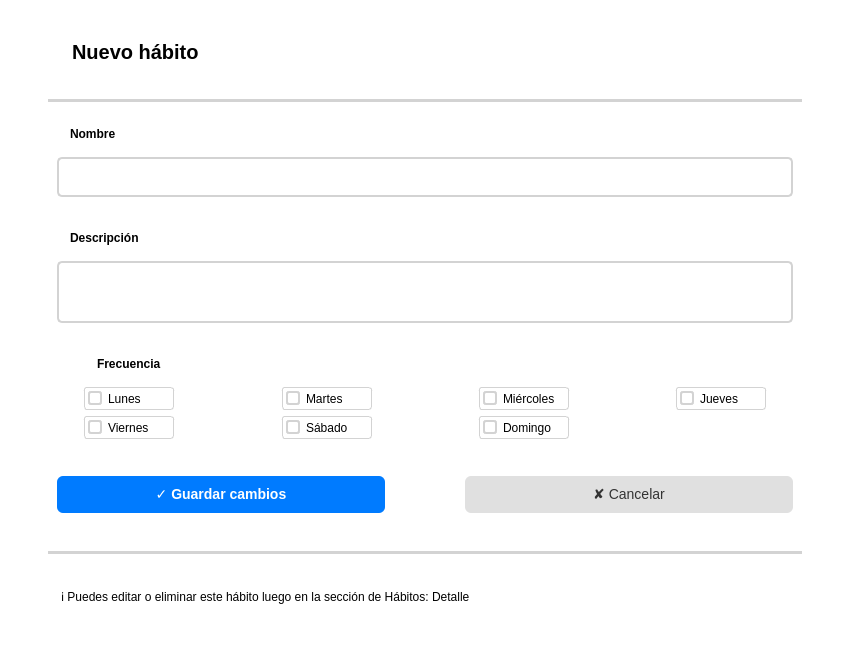
<?xml version="1.0" encoding="UTF-8"?>
<ui version="4.0">
 <class>habits_module</class>
 <widget class="QWidget" name="habits_module">
  <property name="geometry">
   <rect>
    <x>0</x>
    <y>0</y>
    <width>850</width>
    <height>653</height>
   </rect>
  </property>
  <property name="windowTitle">
   <string>Form</string>
  </property>
  <property name="styleSheet">
   <string notr="true">QWidget {
	background-color: white;
    padding: 10px;
	margin: 60px 20px 80px;
	margin: 0px auto;
	border-radius: 10px;
}

QLabel {
  color: black;
}

QCheckBox {
  color: black;
}

QPushButton {
	color: black;
}</string>
  </property>
  <layout class="QVBoxLayout" name="verticalLayout">
   <item>
    <widget class="QWidget" name="habit_title_widget" native="true">
     <layout class="QHBoxLayout" name="horizontalLayout_5">
      <item>
       <widget class="QLabel" name="label_title">
        <property name="styleSheet">
         <string notr="true">QLabel {
	font-weight: bold;
	font-size: 20px;
}
</string>
        </property>
        <property name="text">
         <string>Nuevo hábito</string>
        </property>
       </widget>
      </item>
     </layout>
    </widget>
   </item>
   <item>
    <widget class="Line" name="line_3">
     <property name="styleSheet">
      <string notr="true">background-color: lightgray;</string>
     </property>
     <property name="orientation">
      <enum>Qt::Orientation::Horizontal</enum>
     </property>
    </widget>
   </item>
   <item>
    <widget class="QWidget" name="name_widget" native="true">
     <property name="styleSheet">
      <string notr="true">color: black;</string>
     </property>
     <layout class="QVBoxLayout" name="verticalLayout_9">
      <item>
       <widget class="QLabel" name="label_name_title">
        <property name="styleSheet">
         <string notr="true">QLabel {
  font-weight: bold;
}</string>
        </property>
        <property name="text">
         <string>Nombre</string>
        </property>
       </widget>
      </item>
      <item>
       <widget class="QLineEdit" name="lineEdit_name">
        <property name="styleSheet">
         <string notr="true">QLineEdit {
	border: 2px solid lightgray;
	border-radius: 5px;
}</string>
        </property>
        <property name="text">
         <string/>
        </property>
       </widget>
      </item>
     </layout>
    </widget>
   </item>
   <item>
    <widget class="QWidget" name="desc_widget" native="true">
     <property name="styleSheet">
      <string notr="true">QPlainTextEdit {
	color: black;
}

QWidget {
	max-height: 100px;
}</string>
     </property>
     <layout class="QVBoxLayout" name="verticalLayout_7">
      <item>
       <widget class="QLabel" name="label_desc_title">
        <property name="styleSheet">
         <string notr="true">QLabel {
  font-weight: bold;
}</string>
        </property>
        <property name="text">
         <string>Descripción</string>
        </property>
       </widget>
      </item>
      <item>
       <widget class="QPlainTextEdit" name="plainText_desc">
        <property name="styleSheet">
         <string notr="true">QPlainTextEdit {
	border: 2px solid lightgray;
	border-radius: 5px;
}</string>
        </property>
        <property name="plainText">
         <string/>
        </property>
       </widget>
      </item>
     </layout>
    </widget>
   </item>
   <item>
    <widget class="QWidget" name="frequency_widget" native="true">
     <property name="styleSheet">
      <string notr="true">QCheckBox::indicator {
    border: 2px solid lightgray;
    border-radius: 3px;
}

QCheckBox::indicator:checked {
	background-color: #0056b3;
}

QCheckBox {
    border: 1px solid lightgray;
	border-radius: 3px;
	padding: 3px 0px 3px 3px;
	min-width: 85 px;
	max-width: 85px;
}</string>
     </property>
     <layout class="QGridLayout" name="gridLayout_2">
      <item row="1" column="3">
       <widget class="QCheckBox" name="checkBox_4">
        <property name="text">
         <string>Jueves</string>
        </property>
       </widget>
      </item>
      <item row="2" column="2">
       <widget class="QCheckBox" name="checkBox_7">
        <property name="text">
         <string>Domingo</string>
        </property>
       </widget>
      </item>
      <item row="0" column="0">
       <widget class="QLabel" name="label_freq_title">
        <property name="styleSheet">
         <string notr="true">QLabel {
  font-weight: bold;
}</string>
        </property>
        <property name="text">
         <string>Frecuencia</string>
        </property>
       </widget>
      </item>
      <item row="1" column="2">
       <widget class="QCheckBox" name="checkBox_3">
        <property name="text">
         <string>Miércoles</string>
        </property>
        <property name="checked">
         <bool>false</bool>
        </property>
       </widget>
      </item>
      <item row="2" column="0">
       <widget class="QCheckBox" name="checkBox_5">
        <property name="text">
         <string>Viernes</string>
        </property>
       </widget>
      </item>
      <item row="2" column="1">
       <widget class="QCheckBox" name="checkBox_6">
        <property name="text">
         <string>Sábado</string>
        </property>
       </widget>
      </item>
      <item row="1" column="1">
       <widget class="QCheckBox" name="checkBox_2">
        <property name="text">
         <string>Martes</string>
        </property>
       </widget>
      </item>
      <item row="1" column="0">
       <widget class="QCheckBox" name="checkBox_1">
        <property name="styleSheet">
         <string notr="true"/>
        </property>
        <property name="text">
         <string>Lunes</string>
        </property>
       </widget>
      </item>
     </layout>
    </widget>
   </item>
   <item>
    <widget class="QWidget" name="buttons_widget" native="true">
     <property name="styleSheet">
      <string notr="true"/>
     </property>
     <layout class="QHBoxLayout" name="horizontalLayout_4">
      <item>
       <widget class="QPushButton" name="btn_save">
        <property name="styleSheet">
         <string notr="true">QPushButton {
    background-color: #007BFF;
    color: white;
    padding: 10px 20px;
    border-radius: 6px;
    border: none;
    font-size: 14px;
    font-weight: bold;
}

QPushButton:hover {
    background-color: #0056b3;
}

QPushButton:pressed {
    background-color: #004085;
}</string>
        </property>
        <property name="text">
         <string>✓ Guardar cambios</string>
        </property>
       </widget>
      </item>
      <item>
       <widget class="QPushButton" name="btn_cancel">
        <property name="styleSheet">
         <string notr="true">QPushButton {
    background-color: #E0E0E0;
    color: #333;
    padding: 10px 20px;
    border-radius: 6px;
    border: none;
    font-size: 14px;
}

QPushButton:hover {
    background-color: #d0d0d0;
}

QPushButton:pressed {
    background-color: #c0c0c0;
}</string>
        </property>
        <property name="text">
         <string>✘ Cancelar</string>
        </property>
       </widget>
      </item>
     </layout>
    </widget>
   </item>
   <item>
    <widget class="Line" name="line">
     <property name="orientation">
      <enum>Qt::Orientation::Horizontal</enum>
     </property>
    </widget>
   </item>
   <item>
    <widget class="Line" name="line_2">
     <property name="styleSheet">
      <string notr="true">background-color: lightgray;</string>
     </property>
     <property name="orientation">
      <enum>Qt::Orientation::Horizontal</enum>
     </property>
    </widget>
   </item>
   <item>
    <widget class="QLabel" name="label_message">
     <property name="styleSheet">
      <string notr="true">background-color: transparent;
padding-bottom: 20px;</string>
     </property>
     <property name="text">
      <string>ℹ️ Puedes editar o eliminar este hábito luego en la sección de Hábitos: Detalle</string>
     </property>
    </widget>
   </item>
  </layout>
 </widget>
 <resources/>
 <connections/>
</ui>
